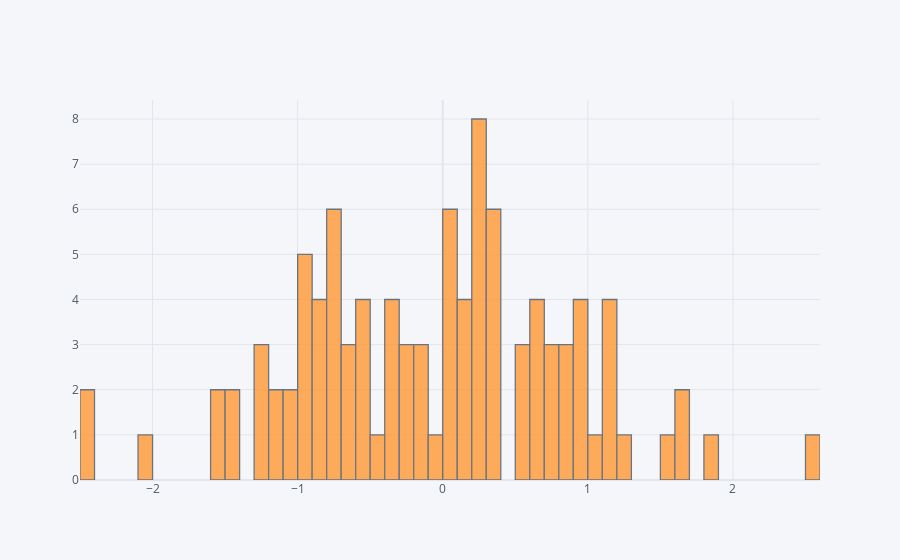

The notebook cell saved with this chart:
### Code cell
df['A'].iplot(kind='hist',bins=50)

### Figure 1 — Plotly figure (JSON) as saved in the notebook; plotly's stock layout.template omitted (floating-point values rounded to 4 significant figures)
{"data": [{"histfunc": "count", "histnorm": "", "marker": {"color": "rgba(255, 153, 51, 1.0)", "line": {"color": "#4D5663", "width": 1.3}}, "name": "A", "nbinsx": 50, "opacity": 0.8, "orientation": "v", "type": "histogram", "x": [0.08409, -0.8305, -0.8564, -1.179, -0.5269, -0.8364, -0.1483, -0.7798, 0.02105, 0.3445, 0.9685, -0.5285, -0.9339, -0.7659, 0.5727, -1.026, 0.223, 0.7846, 1.639, 0.6548, -0.7415, 0.2568, -0.3429, -0.3518, 0.5939, -0.843, 1.689, 0.1261, -1.212, 0.3737, 0.999, -1.0, -1.285, 0.3678, 0.335, -0.7841, 0.7263, -0.2266, 0.08077, -0.5319, -0.9185, -2.409, -0.9827, 0.8997, 1.187, -0.6484, -0.2467, 0.638, 1.562, -1.513, -1.407, 0.02597, -0.166, -0.4477, -0.7017, 0.9344, 1.149, -0.07431, -0.2589, 0.1158, 0.2047, -0.6151, 1.212, 1.189, 0.7117, -0.3064, -0.5012, 0.3739, 0.2107, -0.1495, -1.277, 0.3454, 1.183, -2.096, 0.009224, 2.506, -2.491, -0.9392, 0.54, 0.9686, 0.8837, 0.6694, -0.651, 0.221, 0.1207, -1.581, -0.7227, -0.9262, 0.8821, 0.02292, -1.12, -0.3924, -1.487, 1.864, 0.2559, 0.2283, 0.1361, 1.04, 0.683, 0.2394]}], "layout": {"barmode": "overlay", "legend": {"bgcolor": "#F5F6F9", "font": {"color": "#4D5663"}}, "paper_bgcolor": "#F5F6F9", "plot_bgcolor": "#F5F6F9", "title": {"font": {"color": "#4D5663"}}, "xaxis": {"gridcolor": "#E1E5ED", "showgrid": true, "tickfont": {"color": "#4D5663"}, "title": {"font": {"color": "#4D5663"}, "text": ""}, "zerolinecolor": "#E1E5ED"}, "yaxis": {"gridcolor": "#E1E5ED", "showgrid": true, "tickfont": {"color": "#4D5663"}, "title": {"font": {"color": "#4D5663"}, "text": ""}, "zerolinecolor": "#E1E5ED"}}}
